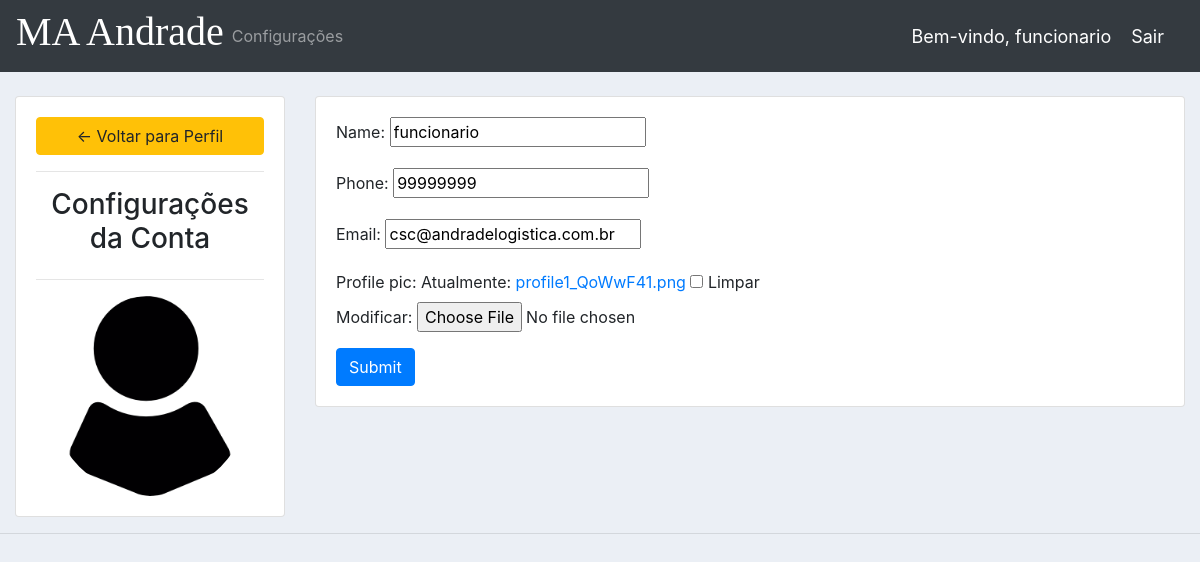
The page /account/ (signed in) on the database its author committed.
### accounts/models.py (models this page shows, shortened)
class Customer(models.Model):
	user = models.OneToOneField(User, null=True, blank=True, on_delete=models.CASCADE)
	name = models.CharField(max_length=200, null=True)
	phone = models.CharField(max_length=200, null=True)
	email = models.CharField(max_length=200, null=True)
	profile_pic = models.ImageField(default="profile1.png", null=True, blank=True)
	date_created = models.DateTimeField(auto_now_add=True, null=True)

### accounts/decorators.py (the view)
		def wrapper_func(request, *args, **kwargs):
			group = None
			if request.user.groups.exists():
				group = request.user.groups.all()[0].name
			if group in allowed_roles:
				return view_func(request, *args, **kwargs)
			else:
				return HttpResponse('You are not authorized to view this page')

### accounts/forms.py
class CustomerForm(ModelForm):
	class Meta:
		model = Customer
		fields = '__all__'
		exclude = ['user']

### accounts/views.py (called while the page is built)
@login_required(login_url='login')
@allowed_users(allowed_roles=['customer'])
def accountSettings(request):
	customer = request.user.customer
	form = CustomerForm(instance=customer)
	if request.method == 'POST':
		form = CustomerForm(request.POST, request.FILES,instance=customer)
		if form.is_valid():
			form.save()
	context = {'form':form}
	return render(request, 'accounts/account_settings.html', context)

### accounts/templates/accounts/account_settings.html (shortened to what this page needs)
{%  extends 'accounts/main.html' %}
{% load static %}
{% block content %}
<br>
<div class="row">
	<div class="col-md-3">
		<div class="card card-body">
			<a class="btn btn-warning" href="{% url 'home' %}"> &#8592; Voltar para Perfil</a>
			<hr>
			<h3 style="text-align: center">Configurações da Conta</h3>
			<hr>
			<img class="profile-pic" src="{{request.user.customer.profile_pic.url}}" >
		</div>
	</div>
	<div class="col-md-9">
		<div class="card card-body">
			<form method="POST" action="" enctype="multipart/form-data">
				{{form.as_p}}
			<input class="btn btn-primary" type="submit" name="Update Information">
			</form>
		</div>
	</div>
</div>
{% endblock %}

### accounts/templates/accounts/navbar.html (shortened to what this page needs)
{% load static %}
<nav class="navbar navbar-expand-lg navbar-dark bg-dark">
  <h1 id="logo">MA Andrade</h1>
  <div class="collapse navbar-collapse" id="navbarNav">
    <ul class="navbar-nav">
      {% if request.user.is_staff %}
      <li class="nav-item active">
        <a class="nav-link" href="{% url 'home' %}">Visualizações</a>
      </li>
      <li class="nav-item">
        <a class="nav-link" href="{% url 'products' %}">Produtos</a>
      </li>
      {% else %}
      <li class="nav-item">
        <a class="nav-link" href="{% url 'account' %}">Configurações</a>
      </li>
      {% endif %}
    </ul>
  </div>
  <span class="hello-msg">Bem-vindo, {{request.user}}</span>
  <span><a class="hello-msg" href="{% url 'logout' %}">Sair</a></span>
</nav>

### static/css/main.css (style rules this page uses)
body { background-color: #ebeff5; }

### accounts/templates/accounts/navbar.html (style rules this page uses)
.hello-msg { font-size: 18px; color: #fff; margin-right: 20px; }
#logo { font-family: 'Cookie', cursive; color: #fff }

### accounts/templates/accounts/account_settings.html (style rules this page uses)
.profile-pic { max-width: 200px; max-height:200px; margin: 0 auto; border-radius: 50%; }

### rows shown on the page
Customer: name "funcionario", phone "99999999", email "csc@andradelogistica.com.br"

### other values the page prints
{{ request.user }} "funcionario"
